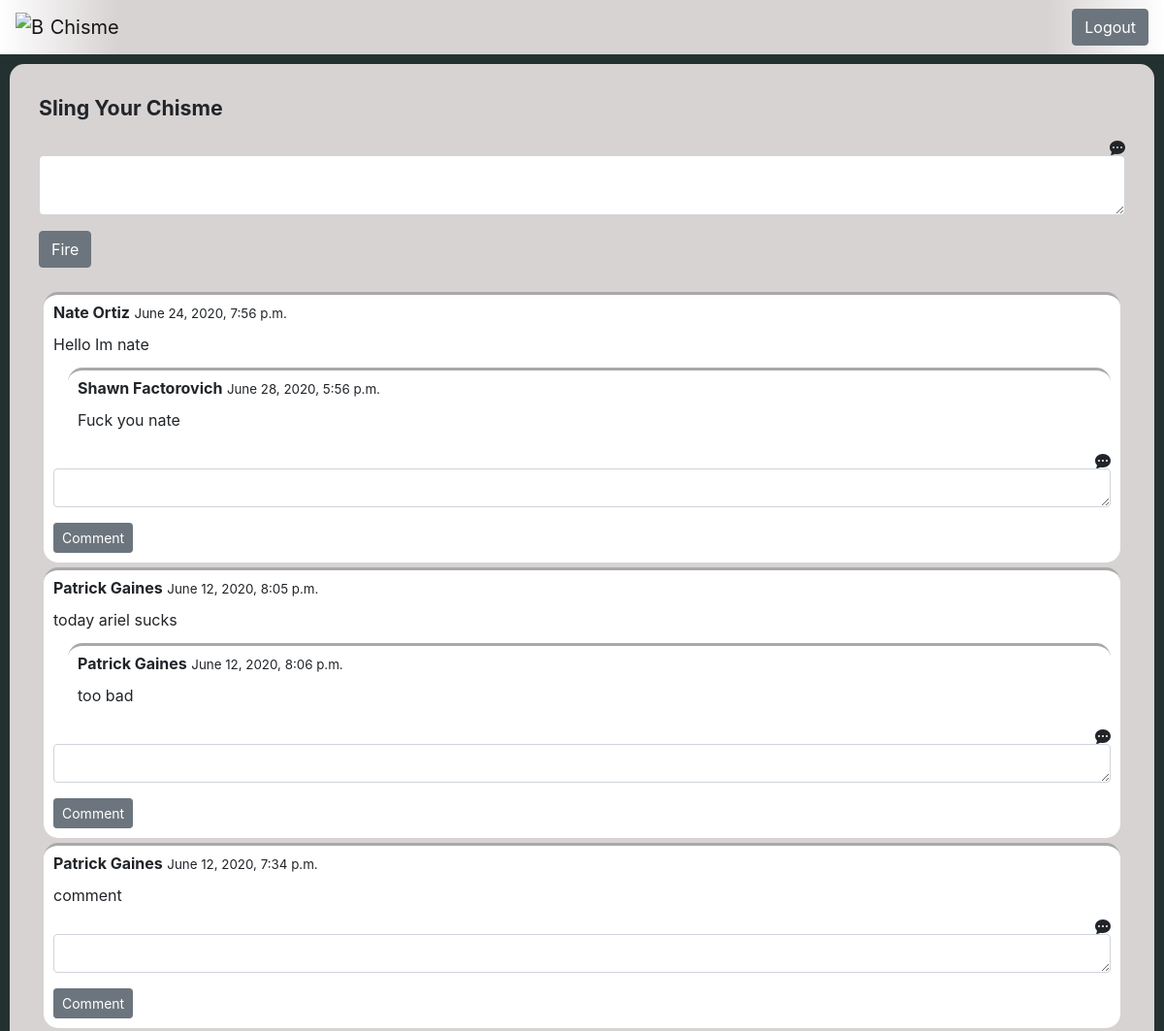
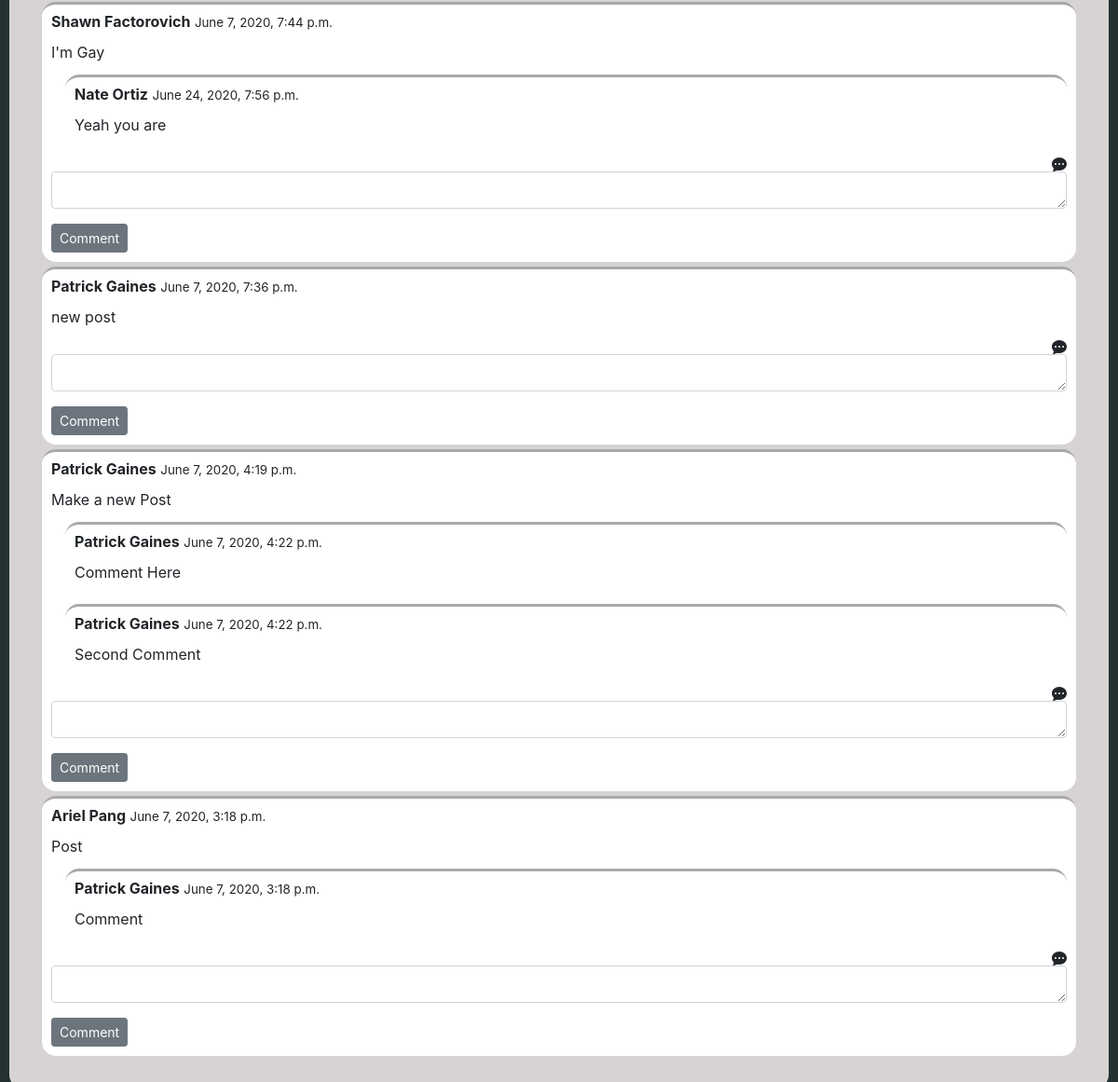
The app's page /wall with its own data (2 pictures, top to bottom).
### login_app/models.py (models this page shows)
class Post(models.Model):
    post_content = models.CharField(max_length=5000)
    user = models.ForeignKey(User, related_name="posts", on_delete = models.CASCADE)
    created_at = models.DateTimeField(auto_now_add=True)
    updated_at = models.DateTimeField(auto_now=True)
    objects = PostManager()

class User(models.Model):
    first_name = models.CharField(max_length=45)
    last_name = models.CharField(max_length=45)
    email = models.CharField(max_length=45)
    password = models.CharField(max_length=65)
    created_at = models.DateTimeField(auto_now_add=True)
    updated_at = models.DateTimeField(auto_now=True)
    objects = UserManager()

class Comment(models.Model):
    comment_content = models.CharField(max_length=5000)
    user = models.ForeignKey(User, related_name="comments", on_delete = models.CASCADE)
    post = models.ForeignKey(Post, related_name="comments", on_delete= models.CASCADE)
    created_at = models.DateTimeField(auto_now_add=True)
    updated_at = models.DateTimeField(auto_now=True)
    objects = CommentManager()

### login_app/views.py (the view)
# urls.py: path('wall', views.wall),
def wall(request):
    context = {
        "all_posts" : Post.objects.all(),
        "all_comments" : Comment.objects.all()
    }
    return render(request, "wall.html", context)

### login_app/templates/wall.html (shortened to what this page needs)
<!DOCTYPE html>
<html lang="en">
<head>
    <link rel="stylesheet" href="https://stackpath.bootstrapcdn.com/bootstrap/4.5.0/css/bootstrap.min.css">
    {% load static %}
    <link rel="stylesheet" href="{% static 'css/wall_style.css' %}">
</head>
<body>
    <nav id="navbar" class="navbar navbar-light">
        <a class="navbar-brand" href="#">
            <img src="http://raw.githubusercontent.com/PokeAPI/sprites/master/sprites/pokemon/shiny/3.png" width="30" height="30" class="d-inline-block align-top" alt="Bulbasaur Logo" loading="lazy">
            Chisme
        </a>
        <form action="/logout" class="form-inline">
            <button class="btn btn-secondary" type="submit">Logout</button>
        </form>
    </nav>
    <div class="container.fluid" id="main">
        <div class="row post_section">
            <div class="col">
                <form action="/post" method="POST">
                    <div class="form-group"><p class="slogan">Sling Your Chisme</p>
                        <textarea class="form-control post_text_field" name="post_content"></textarea>
                    </div>
                    <button type="submit" class="btn btn-secondary">Fire</button>
                </form>
            </div>
        </div>
        <div class="row wall_section">
            <div class="col">
                {% for post in all_posts reversed %}
                <div class='container.fluid post'><p class="user_name">{{ post.user.first_name }} {{ post.user.last_name }}</p> <p class="post_time">{{ post.created_at }}</p>
                <br>
                <p class="post_text">{{ post.post_content }}</p>
                {% for comment in post.comments.all %}
                <div class='container.fluid comment'>
                    <p class="user_name">{{ comment.user.first_name }} {{ comment.user.last_name }}</p> <p class="post_time">{{ comment.created_at }}</p>
                    <p>{{ comment.comment_content }}</p>
                </div>
                {% endfor %}
                <form action="/comment" method="POST">
                    <div class="form-group">
                        <textarea class="form-control comment_text_field" name="comment_content"></textarea>
                    </div>
                    <button type="submit" class="btn btn-secondary btn-sm">Comment</button>
                </form>
                </div>
                {% endfor %}
            </div>
        </div>
    </div>
</body>
</html>

### login_app/static/css/wall_style.css (style rules this page uses)
body { background-color: rgb(36, 49, 49); }
#navbar { background: rgb(216,211,211); background: radial-gradient(circle, rgba(216,211,211,1) 80%, rgba(255,255,255,1) 100%); }
#main { background-color: rgb(216, 211, 211); margin: 10px; padding: 30px; border-radius: 15px; }
.post_section { height: 200px; }
.slogan { font-weight: bold; font-size: 16pt; }
.post_text_field { height: 50px; }
.post { border-radius: 15px; padding: 10px; margin: 5px; background-color: white; line-height: 12pt; border-top: 3px solid darkgray; }
.comment { border-radius: 15px; margin-left: 15px; border-top: 3px solid darkgray; padding: 10px; }
.user_name { font-size: 12pt; display: inline-block; font-weight: bold; }
.post_time { font-size: 10pt; display: inline-block; }
.post_text { font-size: 12pt; }
.form-control.comment_text_field { height: 40px; }
svg { float: right; }
a { color: rgb(202, 68, 68); font-size: 10pt; }

### records on screen
Post: user.first_name "Nate", user.last_name "Ortiz", created_at "June 24, 2020, 7:56 p.m.", post_content "Hello Im nate"
Comment: user.first_name "Shawn", user.last_name "Factorovich", created_at "June 28, 2020, 5:56 p.m.", comment_content "Fuck you nate"
Post: user.first_name "Patrick", user.last_name "Gaines", created_at "June 12, 2020, 8:05 p.m.", post_content "today ariel sucks"
Comment: user.first_name "Patrick", user.last_name "Gaines", created_at "June 12, 2020, 8:06 p.m.", comment_content "too bad"
Post: user.first_name "Patrick", user.last_name "Gaines", created_at "June 12, 2020, 7:34 p.m.", post_content "comment"
Post: user.first_name "Shawn", user.last_name "Factorovich", created_at "June 7, 2020, 7:44 p.m.", post_content "I'm Gay"
Comment: user.first_name "Nate", user.last_name "Ortiz", created_at "June 24, 2020, 7:56 p.m.", comment_content "Yeah you are"
Post: user.first_name "Patrick", user.last_name "Gaines", created_at "June 7, 2020, 7:36 p.m.", post_content "new post"
Post: user.first_name "Patrick", user.last_name "Gaines", created_at "June 7, 2020, 4:19 p.m.", post_content "Make a new Post"
Comment: user.first_name "Patrick", user.last_name "Gaines", created_at "June 7, 2020, 4:22 p.m.", comment_content "Comment Here"
Comment: user.first_name "Patrick", user.last_name "Gaines", created_at "June 7, 2020, 4:22 p.m.", comment_content "Second Comment"
Post: user.first_name "Ariel", user.last_name "Pang", created_at "June 7, 2020, 3:18 p.m.", post_content "Post"
Comment: user.first_name "Patrick", user.last_name "Gaines", created_at "June 7, 2020, 3:18 p.m.", comment_content "Comment"
